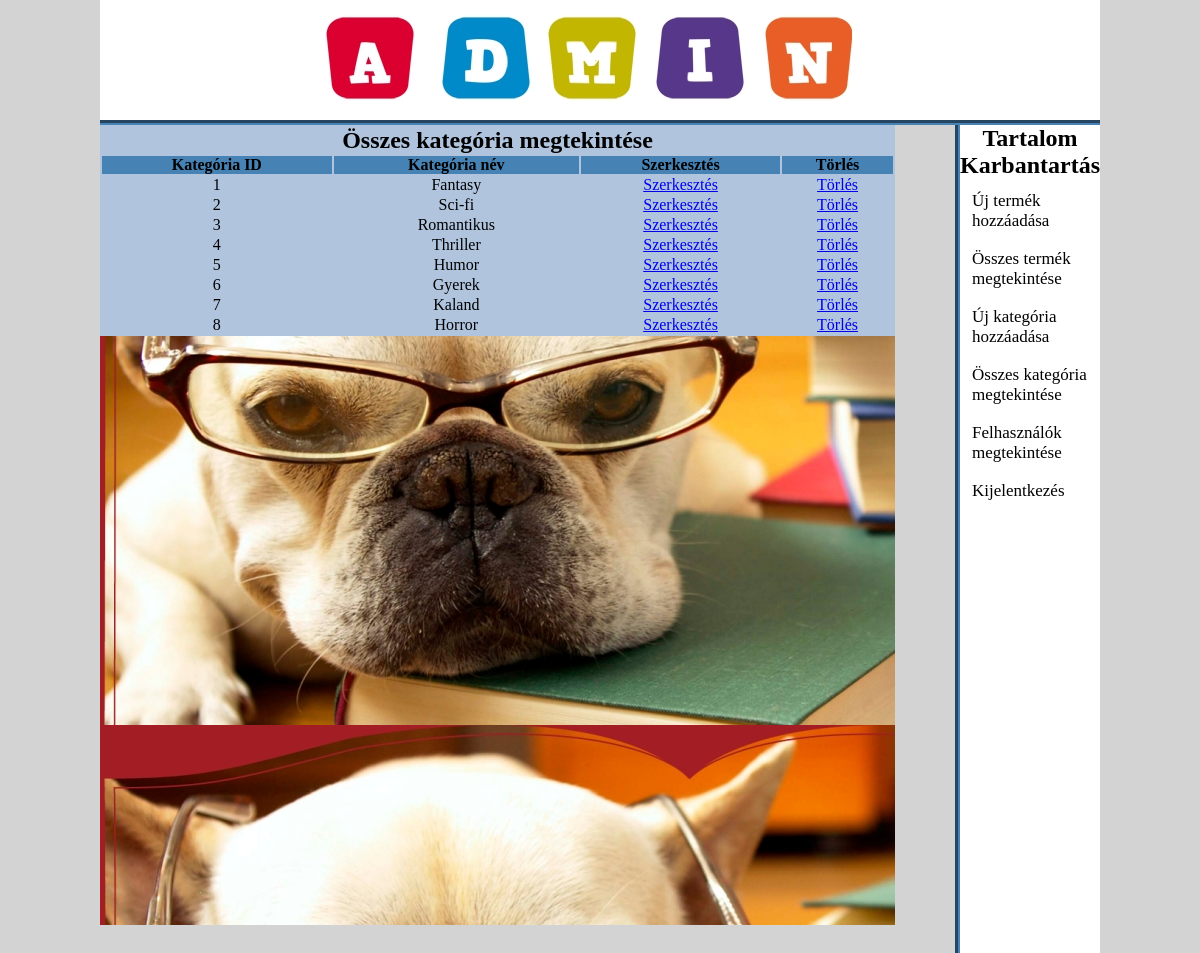
/webaruhaz/admin/index.php?kategoriak (signed in), run on the app's committed database.
### tables this page shows
CREATE TABLE `kategoria` (
  `kategorianev` varchar(50) NOT NULL,
  `kategoriaid` int(11) NOT NULL
);

### webaruhaz/admin/kategoriak.php (the view)
<?php
if(!isset($_SESSION['email'])){
	echo "<script>window.open('bejelentkezes.php?nem_admin=Nem vagy Admin!','_self')</script>";
}
else{
?>
<table width="795" align="center" bgcolor="lightsteelblue">
	<tr align="center">
		<td colspan="6"><h2>Összes kategória megtekintése</h2></td>
	</tr>
	<tr align="center" bgcolor="steelblue">
		<th>Kategória ID</th>
		<th>Kategória név</th>
		<th>Szerkesztés</th>
		<th>Törlés</th>
	</tr>
	<?php
		include("adatbázis/adatbázis.php");
		$get_kategoria = "select * from kategoria";
		$run_kategoria = mysqli_query($con, $get_kategoria);
		$i = 0;
		while ($row_kategoria=mysqli_fetch_array($run_kategoria)){
			$kategoriaid = $row_kategoria['kategoriaid'];
			$kategorianev = $row_kategoria['kategorianev'];
			$i++;
	?>
	<tr align="center">
		<td><?php echo $i;?></td>
		<td><?php echo $kategorianev;?></td>
		<td><a href="index.php?szerkeszt_kategoria=<?php echo $kategoriaid; ?>">Szerkesztés</a></td>
		<td><a href="torol_kategoria.php?torol_kategoria=<?php echo $kategoriaid; ?>">Törlés</a></td>
	</tr>
		<?php } ?>
</table>
<?php } ?>

### webaruhaz/admin/stilus/admin_style.css (style rules this page uses)
html, body, div, span, applet, object, iframe, h1, h2, h3, h4, h5, h6, p, blockquote, pre, a, abbr, acronym, address, big, cite, code, del, dfn, em, img, ins, kbd, q, s, samp, small, strike, strong, sub, sup, tt, var, b, u, i, center, dl, dt, dd, ol, ul, li, fieldset, form, label, legend, table, caption, tbody, tfoot, thead, tr, th, td, article, aside, canvas, details, embed, figure, figcaption, footer, header, hgroup, menu, nav, output, ruby, section, summary, time, mark, audio, video { margin: 0; padding: 0; border: 0; vertical-align: baseline; }
body { background:lightgrey; }

### data on the page
kategoria: kategorianev "Fantasy"
kategoria: kategorianev "Sci-fi"
kategoria: kategorianev "Romantikus"
kategoria: kategorianev "Thriller"
kategoria: kategorianev "Humor"
kategoria: kategorianev "Gyerek"
kategoria: kategorianev "Kaland"
kategoria: kategorianev "Horror"
